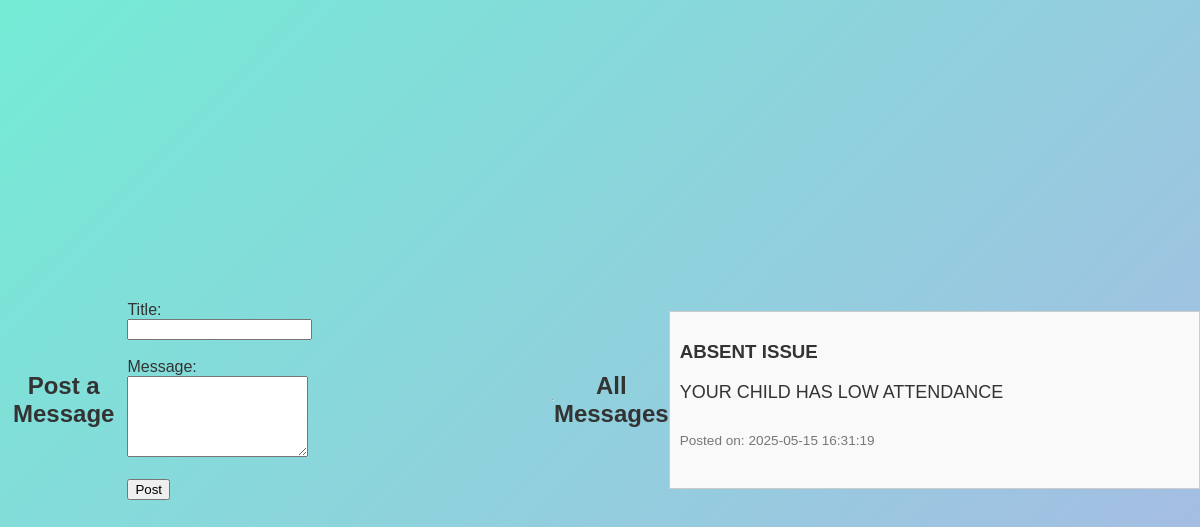
The page /communication on the database its author committed.
### tables this page shows
CREATE TABLE messages (
            id INTEGER PRIMARY KEY AUTOINCREMENT,
            title TEXT NOT NULL,
            body TEXT NOT NULL,
            timestamp TEXT NOT NULL
        );

### app.py (the view, shortened to what this page needs)
@app.route('/communication', methods=['GET', 'POST'])
def communication():
    conn = sqlite3.connect('students.db')
    cursor = conn.cursor()
    cursor.execute('SELECT * FROM messages ORDER BY id DESC')
    messages = cursor.fetchall()
    conn.close()
    return render_template('communication.html', messages=messages)

### templates/communication.html (shortened to what this page needs)
<!DOCTYPE html>
<html>
<head>
    <link rel="stylesheet" href="{{ url_for('static', filename='style.css') }}">
</head>
<body>
    <h2 style="text-align:center;">Post a Message</h2>
    <form method="POST">
        <label for="title">Title:</label><br>
        <input type="text" name="title" required><br><br>
        <label for="body">Message:</label><br>
        <textarea name="body" rows="5" required></textarea><br><br>
        <button type="submit">Post</button>
    </form>
    <hr>
    <h2 style="text-align:center;">All Messages</h2>
    {% for msg in messages %}
    <div class="message-box">
        <h3>{{ msg[1] }}</h3>
        <p>{{ msg[2] }}</p>
        <p class="timestamp">Posted on: {{ msg[3] }}</p>
    </div>
    {% endfor %}
</body>
</html>

### static/style.css (style rules this page uses)
body { margin: 0; padding: 0; font-family: 'Poppins', sans-serif; background: linear-gradient(135deg, #74ebd5, #ACB6E5); height: 100vh; display: flex; align-items: center; justify-content: center; color: #333; animation: fadeIn 2s ease-in; }
p { font-size: 18px; margin-bottom: 30px; }

### templates/communication.html (style rules this page uses)
form { width: 50%; margin: auto; }
.message-box { border: 1px solid #ccc; padding: 10px; margin: 15px auto; width: 60%; background-color: #f9f9f9; }
.timestamp { font-size: 0.85em; color: #777; }

### rows shown on the page
messages: title "ABSENT ISSUE", body "YOUR CHILD HAS LOW ATTENDANCE", timestamp "2025-05-15 16:31:19"
